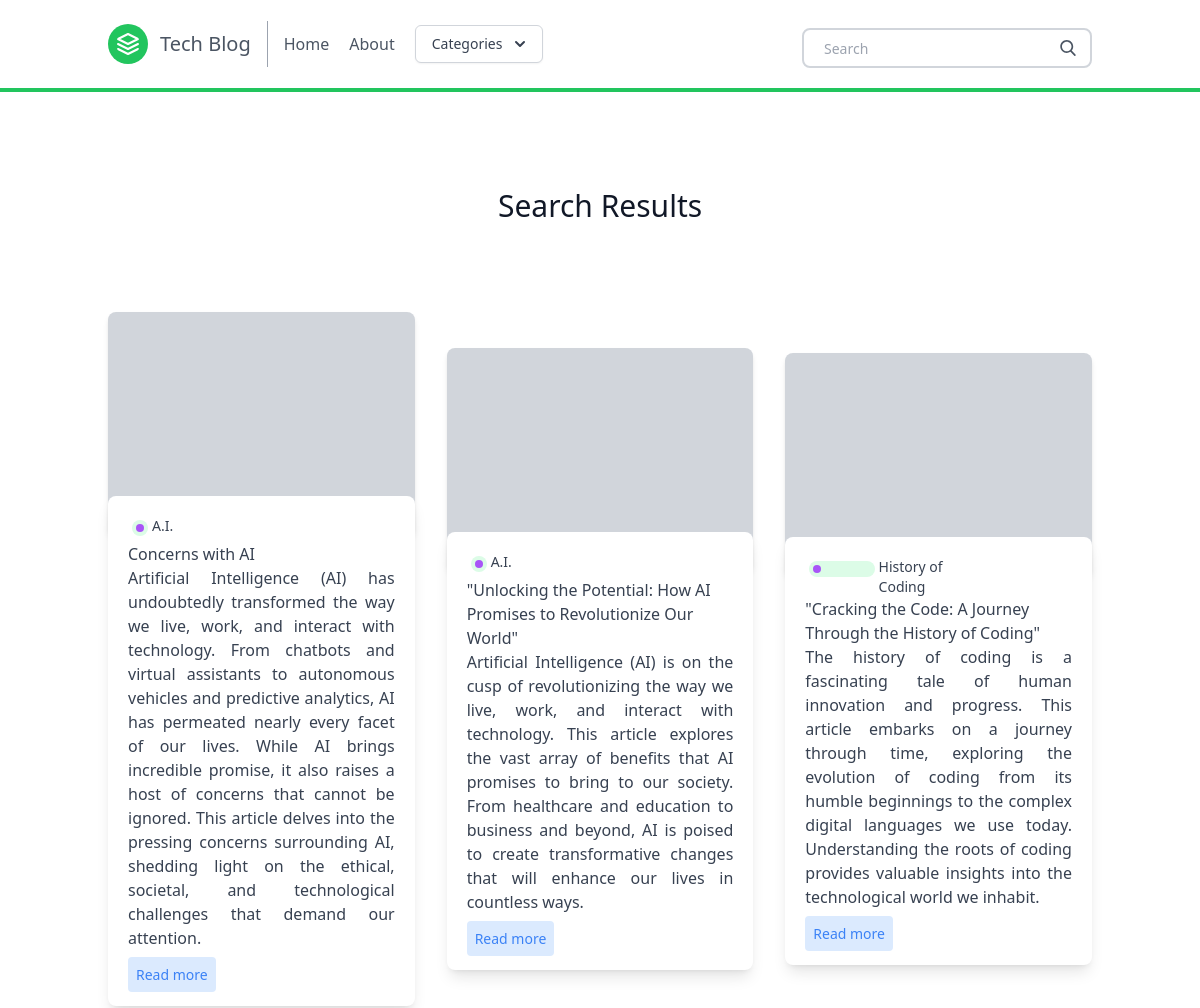
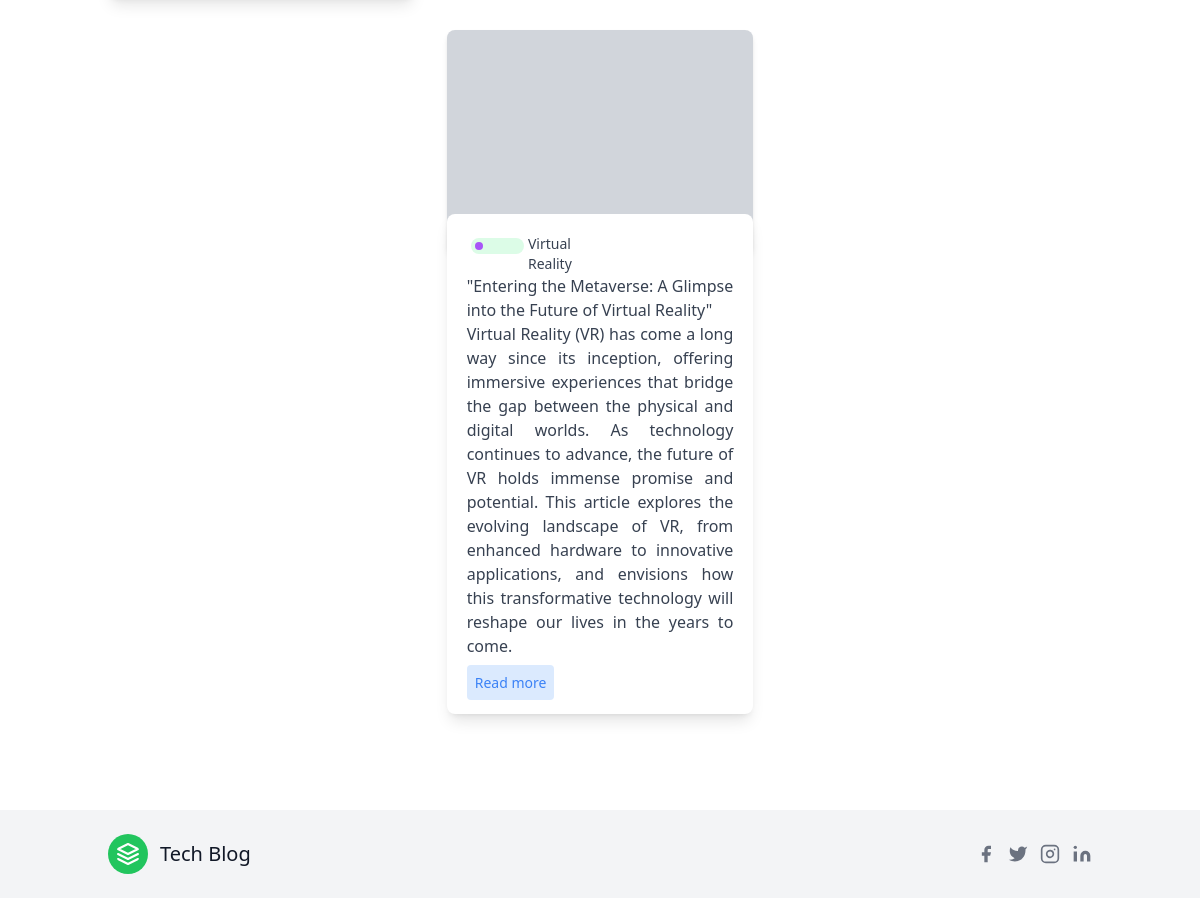
The app's page /search/ with its own data (2 pictures, top to bottom).
### posts/models.py (models this page shows, shortened)
class Post(models.Model):
    title = models.CharField(max_length=100)
    slug = models.SlugField()
    overview = models.TextField()
    timestamp = models.DateTimeField(auto_now_add=True)
    content = models.TextField()
    author = models.ForeignKey(Author, on_delete=models.CASCADE)
    thumbnail = models.ImageField()
    categories = models.ManyToManyField(Category)
    featured = models.BooleanField()

class Category(models.Model):
    title = models.CharField(max_length=20)
    subtitle = models.CharField(max_length=20)
    slug = models.SlugField()
    thumbnail = models.ImageField()

### posts/views.py (the view)
# urls.py: path('search/', search, name = 'search'),
def search(request):
    queryset = Post.objects.all()
    query = request.GET.get('q')
    if query:
        queryset = queryset.filter(
            Q(title__icontains=query) |
            Q(overview__icontains=query)
        ).distinct()
    context = {
        'object_list': queryset
    }
    return render(request, 'search_bar.html', context)

### posts/templatetags/markdown_extras.py (called while the page is built)
@register.simple_tag
def get_categories():
    return Category.objects.all()[0:3]

### templates/search_bar.html
{% extends 'base.html' %}
{% block content %}
<section class="blog text-gray-700 body-font">
    <div class="container px-5 py-24 mx-auto">
      <div class="flex flex-wrap w-full mb-20 flex-col items-center text-center">
        <h1 class="sm:text-3xl text-2xl font-medium title-font mb-2 text-gray-900">
          Search Results</h1>
      </div>
      <div class="flex flex-wrap sm:-m-4 -mx-4 -mb-10 -mt-4">
        {% for obj in object_list %}
        <div class="p-4 md:w-1/3 md:mb-0 mb-6 flex flex-col justify-center items-center max-w-sm mx-auto">
          <div class="bg-gray-300 h-56 w-full rounded-lg shadow-md bg-cover bg-center" style="background-image: url(https://images.unsplash.com/photo-1521185496955-15097b20c5fe?ixlib=rb-1.2.1&ixid=eyJhcHBfaWQiOjEyMDd9&auto=format&fit=crop&w=1951&q=80"></div>
          <div class=" w-70 bg-white -mt-10 shadow-lg rounded-lg overflow-hidden p-5">
            <div class="header-content inline-flex ">
              <div class="category-badge flex-1  h-4 w-4 m rounded-full m-1 bg-green-100">
                <div class="h-2 w-2 rounded-full m-1 bg-purple-500 " ></div>
              </div>
              {% for category in obj.categories.all %}
              <div class="category-title flex-1 text-sm">
                {{ category.title }}
              </div>
              {% endfor %}
            </div>
              <div class="title-post font-medium">
              {{ obj.title }}
              </div>
              <div class="summary-post text-base text-justify">
                {{ obj.overview }}
              </div>
              <div class="mt-3">
              <a href="{% url 'post' obj.slug %}" class="bg-blue-100 text-blue-500 rounded p-2 text-sm ">
                Read more
              </a>
            </div>
          </div>
        </div>
        {% endfor %}
      </div>
    </div>
</section>
{% endblock %}

### records on screen
Post: title "Concerns with AI", overview "Artificial Intelligence (AI) has undoubtedly transformed the way we live, work, and interact with technology. From chatbots and virtual assistants to autonomous vehicles and predictive analytics, AI has permeated nearly every facet of our lives. While AI brings incredible promise, it also raises a host of concerns that cannot be ignored. This article delves into the pressing concerns surrounding AI, shedding light on the ethical, societal, and technological challenges that demand our attention."
Category: title "A.I."
Post: title "\"Unlocking the Potential: How AI Promises to Revolutionize Our World\"", overview "Artificial Intelligence (AI) is on the cusp of revolutionizing the way we live, work, and interact with technology. This article explores the vast array of benefits that AI promises to bring to our society. From healthcare and education to business and beyond, AI is poised to create transformative changes that will enhance our lives in countless ways."
Post: title "\"Cracking the Code: A Journey Through the History of Coding\"", overview "The history of coding is a fascinating tale of human innovation and progress. This article embarks on a journey through time, exploring the evolution of coding from its humble beginnings to the complex digital languages we use today. Understanding the roots of coding provides valuable insights into the technological world we inhabit."
Category: title "History of Coding"
Post: title "\"Entering the Metaverse: A Glimpse into the Future of Virtual Reality\"", overview "Virtual Reality (VR) has come a long way since its inception, offering immersive experiences that bridge the gap between the physical and digital worlds. As technology continues to advance, the future of VR holds immense promise and potential. This article explores the evolving landscape of VR, from enhanced hardware to innovative applications, and envisions how this transformative technology will reshape our lives in the years to come."
Category: title "Virtual Reality"
